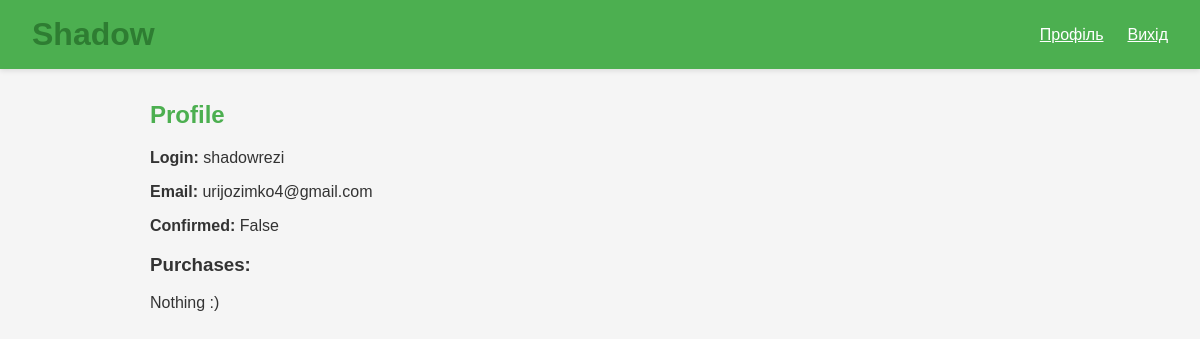
The app's page /profile (signed in), older data.
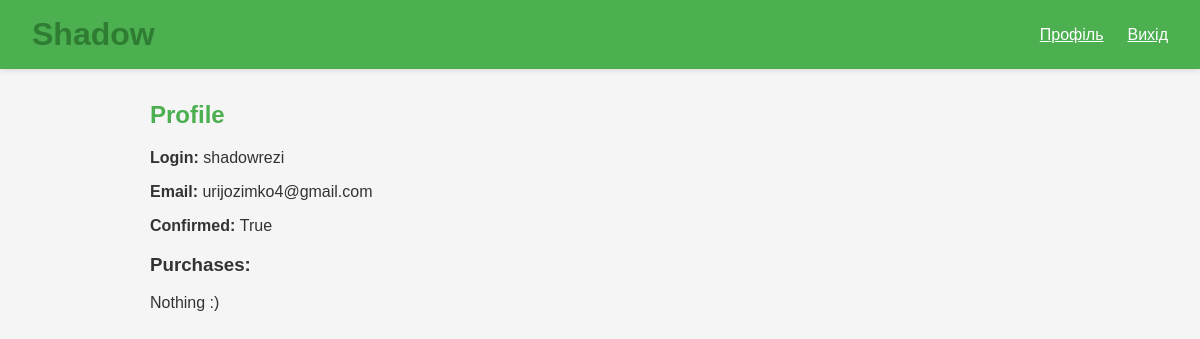
The same page, newer data.
### models.py (models this page shows)
class User(db.Model, UserMixin):
    id = db.Column(db.Integer, primary_key=True)
    username = db.Column(db.String(64), unique=True, nullable=False)
    email = db.Column(db.String(120), unique=True, nullable=False)
    password = db.Column(db.String(128), nullable=False)
    confirmed = db.Column(db.Boolean, default=False)
    purchases = db.relationship('Purchase', backref='user', lazy=True)

### app.py (the view)
@app.route('/profile')
@login_required
def profile():
    return render_template('profile.html', user=current_user)

### app.py (called while the page is built)
@login_manager.user_loader
def load_user(user_id):
    return User.query.get(int(user_id))

### templates/profile.html
{% extends 'base.html' %}
{% block content %}
<h2>Profile</h2>
<p><strong>Login:</strong> {{ user.username }}</p>
<p><strong>Email:</strong> {{ user.email }}</p>
<p><strong>Confirmed: </strong> {{ user.confirmed }}</p>
<h3>Purchases:</h3>
{% if user.purchases %}
    <ul>
        {% for purchase in user.purchases %}
            <li>{{ purchase.product.name }} — {{ purchase.product.price }} грн</li>
        {% endfor %}
    </ul>
{% else %}
    <p>Nothing :)</p>
{% endif %}
{% endblock %}

### templates/base.html (shortened to what this page needs)
<!DOCTYPE html>
<html lang="uk">
<head>
    <link rel="stylesheet" href="{{ url_for('static', filename='style.css') }}">
</head>
<body>
    <header>
        <h1><a href="/">Shadow</a></h1>
        <nav class="nav-right">
            {% if current_user.is_authenticated %}
                <a href="{{ url_for('profile') }}">Профіль</a>
                <a href="{{ url_for('logout') }}">Вихід</a>
            {% else %}
                <a href="{{ url_for('login') }}">Вхід</a>
                <a href="{{ url_for('register') }}">Реєстрація</a>
            {% endif %}
        </nav>
    </header>
    <main>
        {% block content %}{% endblock %}
    </main>
</body>
</html>

### static/style.css (style rules this page uses)
body { font-family: Arial, sans-serif; margin: 0; padding: 0; background-color: #f5f5f5; color: #333; }
a { color: #2e7d32; text-decoration: none; }
header { background-color: #4CAF50; color: white; padding: 1rem 2rem; display: flex; justify-content: space-between; align-items: center; flex-wrap: wrap; box-shadow: 0 2px 5px rgba(0, 0, 0, 0.1); }
header h1 { margin: 0; font-size: 2rem; }
.nav-right { margin-left: auto; display: flex; align-items: center; gap: 1rem; flex-direction: row; }
.nav-right a { color: white; text-decoration: underline; margin-left: 0.5rem; }
main { padding: 2rem; max-width: 900px; margin: 0 auto; }
h2 { color: #4CAF50; margin-top: 0; }

Row changes from the older to the newer data that the page shows:
changed User "shadowrezi": confirmed "False" → "True"
